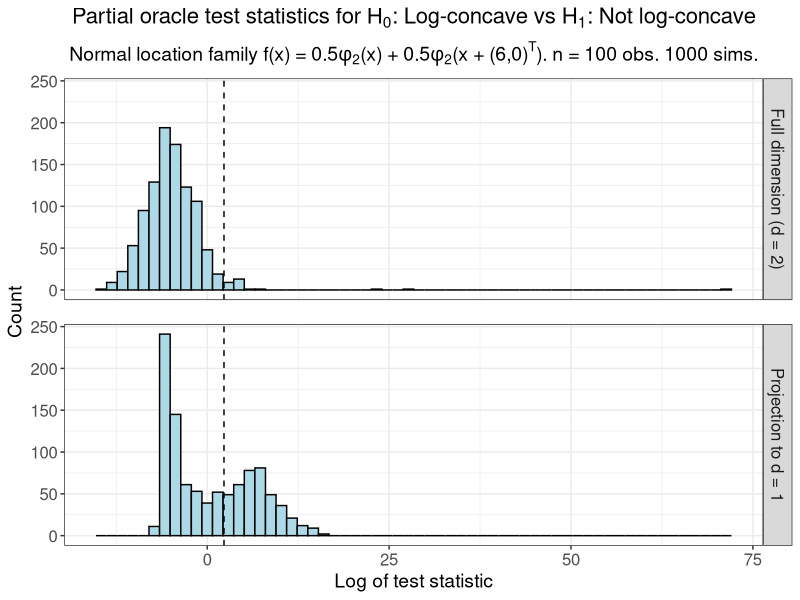

Generate this figure with R:
# Test statistics of partial oracle tests in d = 2 dimensions or
# projected to d = 1 dimension.
# True density is (1/2)N((0,0), I_2) + (1/2)N((-6,0), I_2).

library(tidyverse)
library(data.table)

# Create theme
paper_theme <- theme_bw() +
  theme(plot.title = element_text(hjust = 0.5, size = 16),
        plot.subtitle = element_text(hjust = 0.5, size = 14),
        legend.title = element_text(size = 14),
        axis.title = element_text(size = 14),
        legend.text = element_text(size = 12),
        axis.text = element_text(size = 12),
        strip.text = element_text(size = 12),
        panel.spacing = unit(1.2, "lines"))

# Read in data
test_stats_d1_proj <- fread(file = "sim_data/fig15_test_stats_d1_proj.csv") %>% 
  dplyr::mutate(test_dim = "Projection to d = 1")

test_stats_d2 <- fread(file = "sim_data/fig15_test_stats_d2.csv") %>% 
  dplyr::mutate(test_dim = "Full dimension (d = 2)")

# Combine test stat data
test_stats <- rbind(test_stats_d1_proj, test_stats_d2, fill = TRUE)

# Distribution of log-concave log test statistics
d1_d2_test_stats <- ggplot(test_stats, aes(x = log(test_stat))) +
  geom_histogram(bins = 60, fill = "lightblue", col = "black") +
  facet_grid(test_dim ~ .) +
  geom_vline(aes(xintercept = log(10)), lty = "dashed") +
  paper_theme +
  labs(x = "Log of test statistic",
       y = "Count",
       title = expression("Partial oracle test statistics for H"[0]*
                            ": Log-concave vs H"[1]*": Not log-concave"),
       subtitle = expression("Normal location family f(x) = 0.5"*phi[2]*"(x)"~
                               "+ 0.5"*phi[2]*"(x + (6,0)"**"T"*")."~
                               "n = 100 obs. 1000 sims."))

# Rejection % of two-dimensional test: 4.5%
mean(test_stats_d2$test_stat > log(1/0.1)) * 100

# Rejection % of one-dimensional projection test: 44.3%
mean(test_stats_d1_proj$test_stat > log(1/0.1)) * 100

# 19% of projection test stats are above 1000
mean(test_stats_d1_proj$test_stat > 1000) * 100

# 65% of the projection test statistics with abs(random_vector_1) > 0.9
# are above 1000
mean(test_stats_d1_proj[abs(random_vector_1) > 0.9]$test_stat > 1000) * 100

# Probability that first component of 2-d random projection exceeds 0.9,
# when drawing projection vectors uniformly from boundary of the unit circle.
# Probability is 0.29.
(2/pi)*acos(.9)

#####################
##### Save plot #####
#####################

ggsave(plot = d1_d2_test_stats, 
       filename = "sim_plots/figure_15.pdf",
       width = 8, height = 6)
       